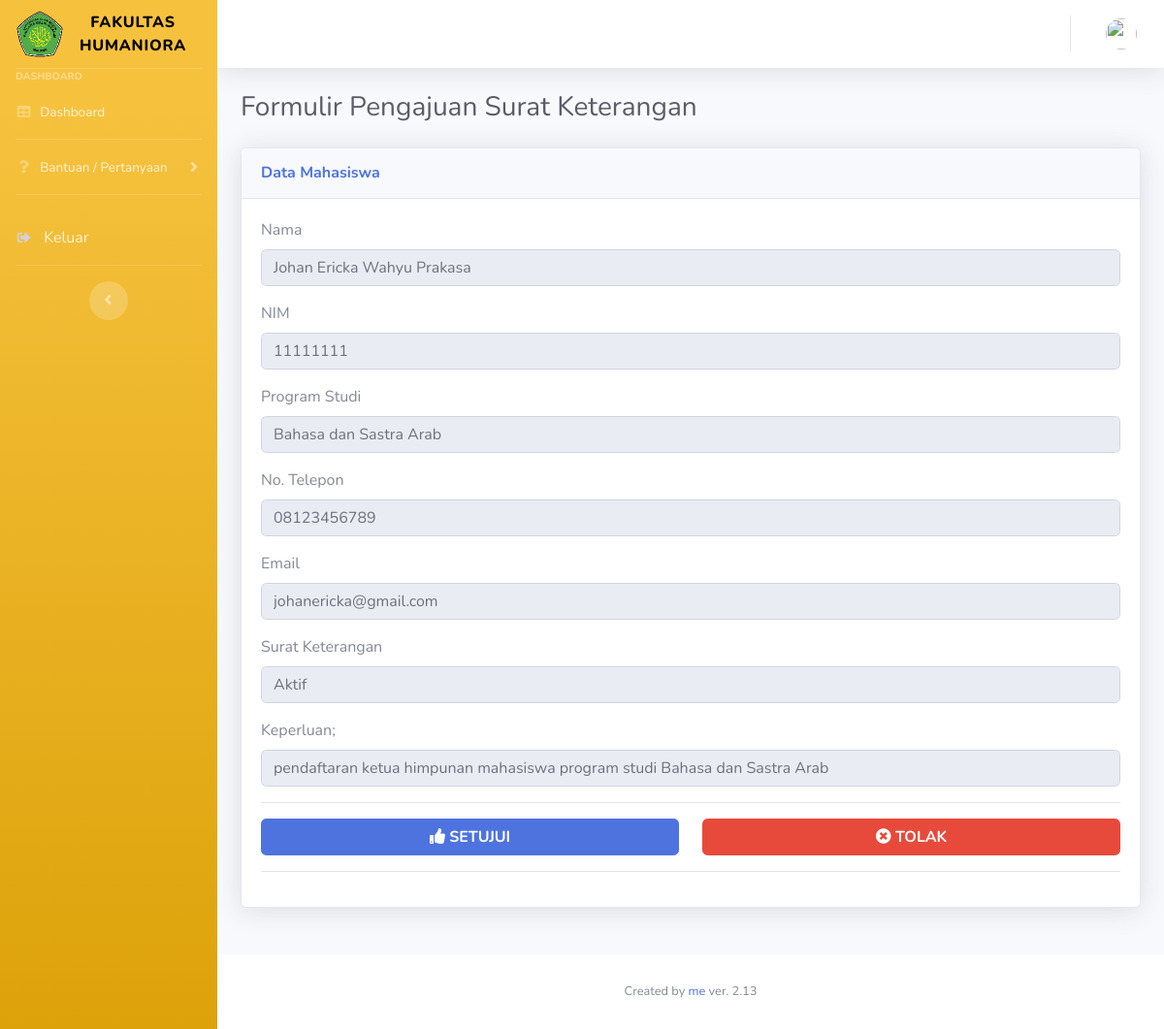
Page /admin/suket-tampil.php?nodata=1 on the committed database.
### tables this page shows
CREATE TABLE IF NOT EXISTS `suket` (
  `nodata` int(11) NOT NULL AUTO_INCREMENT,
  `tanggal` varchar(20) DEFAULT NULL,
  `prodi` varchar(50) DEFAULT NULL,
  `nim` varchar(20) DEFAULT NULL,
  `nama` varchar(100) DEFAULT NULL,
  `notelepon` varchar(20) DEFAULT NULL,
  `email` varchar(50) DEFAULT NULL,
  `jenissurat` varchar(100) DEFAULT NULL,
  `keperluan` varchar(200) DEFAULT NULL,
  `tgllulus` varchar(20) DEFAULT NULL,
  `skyudisium` varchar(50) DEFAULT NULL,
  `verifikator` varchar(200) DEFAULT NULL,
  `verifikasi` tinyint(4) DEFAULT '0',
  `tglverifikasi` varchar(20) DEFAULT NULL,
  `keterangan` varchar(200) DEFAULT NULL,
  `statussurat` tinyint(4) DEFAULT '0',
  KEY `Index 1` (`nodata`)
);

### admin/suket-tampil.php (the view, shortened to what this page needs)
<?php
require('../config.php');
$nodata = mysqli_real_escape_string($conn, $_GET['nodata']);
?>
<!DOCTYPE html>
<html lang="en">
<head>
    <link href="../vendor/fontawesome-free/css/all.min.css" rel="stylesheet" type="text/css">
    <link href="../css/sb-admin-2.min.css" rel="stylesheet">
</head>
<body id="page-top">
    <div id="wrapper">
        <?php
        require "../assets/sidebar.php";
        ?>
        <div id="content-wrapper" class="d-flex flex-column">
            <div id="content">
                <?php
                require "../assets/topbar.php";
                ?>
                <div class="container-fluid">
                    <div class="d-sm-flex align-items-center justify-content-between mb-4">
                        <h1 class="h3 mb-0 text-gray-800">Formulir Pengajuan Surat Keterangan</h1>
                    </div>
                    <div class="row">
                        <div class="col-lg-12 mb-4">
                            <?php
                            $quser = mysqli_query($conn, "SELECT * FROM suket WHERE nodata='$nodata'");
                            $duser = mysqli_fetch_array($quser);
                            $nim = $duser['nim'];
                            $nama = $duser['nama'];
                            $notelepon = $duser['notelepon'];
                            $email = $duser['email'];
                            $prodi = $duser['prodi'];
                            $jenissurat = $duser['jenissurat'];
                            $keperluan = $duser['keperluan'];
                            ?>
                            <div class="card shadow mb-4">
                                <div class="card-header py-3">
                                    <h6 class="m-0 font-weight-bold text-primary">Data Mahasiswa</h6>
                                </div>
                                <div class="card-body">
                                    <div class="form-group">
                                        <label>Nama</label>
                                        <input type="text" class="form-control" name="nama" value="<?= $nama; ?>" readonly>
                                    </div>
                                    <div class="form-group">
                                        <label>NIM</label>
                                        <input type="text" class="form-control" name="nim" value="<?= $nim; ?>" readonly>
                                    </div>
                                    <div class="form-group">
                                        <label>Program Studi</label>
                                        <input type="text" class="form-control" name="prodi" value="<?= $prodi; ?>" readonly>
                                    </div>
                                    <div class="form-group">
                                        <label>No. Telepon</label>
                                        <input type="text" class="form-control" name="notelepon" value="<?= $notelepon; ?>" readonly>
                                    </div>
                                    <div class="form-group">
                                        <label>Email</label>
                                        <input type="text" class="form-control" name="email" value="<?= $email; ?>" readonly>
                                    </div>
                                    <div class="form-group">
                                        <label>Surat Keterangan</label>
                                        <input type="text" class="form-control" name="jenissurat" value="<?= $jenissurat; ?>" readonly>
                                    </div>
                                    <form class="user" action="suket-setujui.php" method="POST">
                                        <div class="form-group">
                                            <?php
                                            $ukt = substr($jenissurat, strlen($jenissurat) - 3, 3);
                                            if ($ukt == 'UKT') {
                                            ?>
                                                <label>Alasan</label>
                                                <input type="text" class="form-control" name="keperluan" value="<?= $keperluan; ?>" readonly>
                                            <?php
                                            } else {
                                            ?>
                                                <label>Keperluan</label>;
                                                <input type="text" class="form-control" name="keperluan" value="<?= $keperluan; ?>" readonly>
                                            <?php
                                            }
                                            ?>
                                        </div>
                                        <hr>
                                        <div class="form-group row">
                                            <div class="col-sm-6">
                                                <button type="submit" onclick="return confirm('Apakah anda MENYETUJUI pengajuan ini ?')" class="btn btn-primary btn-block">
                                                    <i class="fas fa-thumbs-up"></i><b> SETUJUI</b>
                                                </button>
                                            </div>
                                            <div class="col-sm-6">
                                                <a href="#" class="btn btn-danger btn-block" data-toggle="modal" data-target="#tolakModal">
                                                    <i class="fas fa-times-circle"></i><b> TOLAK</b>
                                                </a>
                                            </div>
                                        </div>
                                        <hr>
                                    </form>
                                </div>
                            </div>
                        </div>
                    </div>
                </div>
            </div>
            <?php
            require "../assets/footer.php";
            ?>
        </div>
    </div>
</body>
</html>

### rows in the picture
suket: nama "Johan Ericka Wahyu Prakasa", nim "11111111", prodi "Bahasa dan Sastra Arab", notelepon "08123456789", email "johanericka@gmail.com", jenissurat "Aktif", keperluan "pendaftaran ketua himpunan mahasiswa program studi Bahasa dan Sastra Arab"
